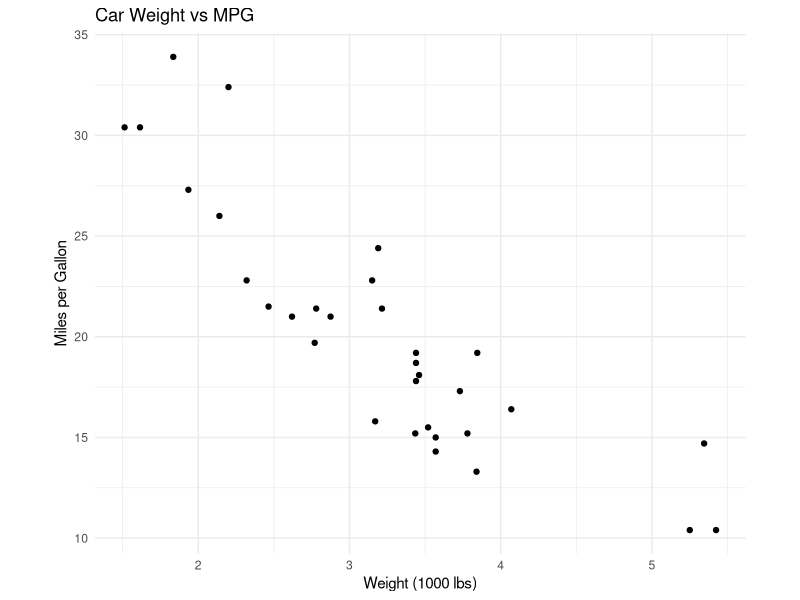

Here is the R script that generated this plot:
## ---- chunk 1
library(dplyr)
library(ggplot2)
## ---- chunk 2
2 + 2
3 + 2
5 + 2
## ---- chunk 3
mtcars %>%
  head() %>%
  select(-drat, -qsec, -wt) %>% 
  knitr::kable(caption = "My car dataframe")
## ---- chunk 4
ggplot(mtcars, aes(x = wt, y = mpg)) +
  geom_point() +
  theme_minimal() +
  theme(aspect.ratio = 0.8) +
  labs(title = "Car Weight vs MPG",
       x = "Weight (1000 lbs)",
       y = "Miles per Gallon")
